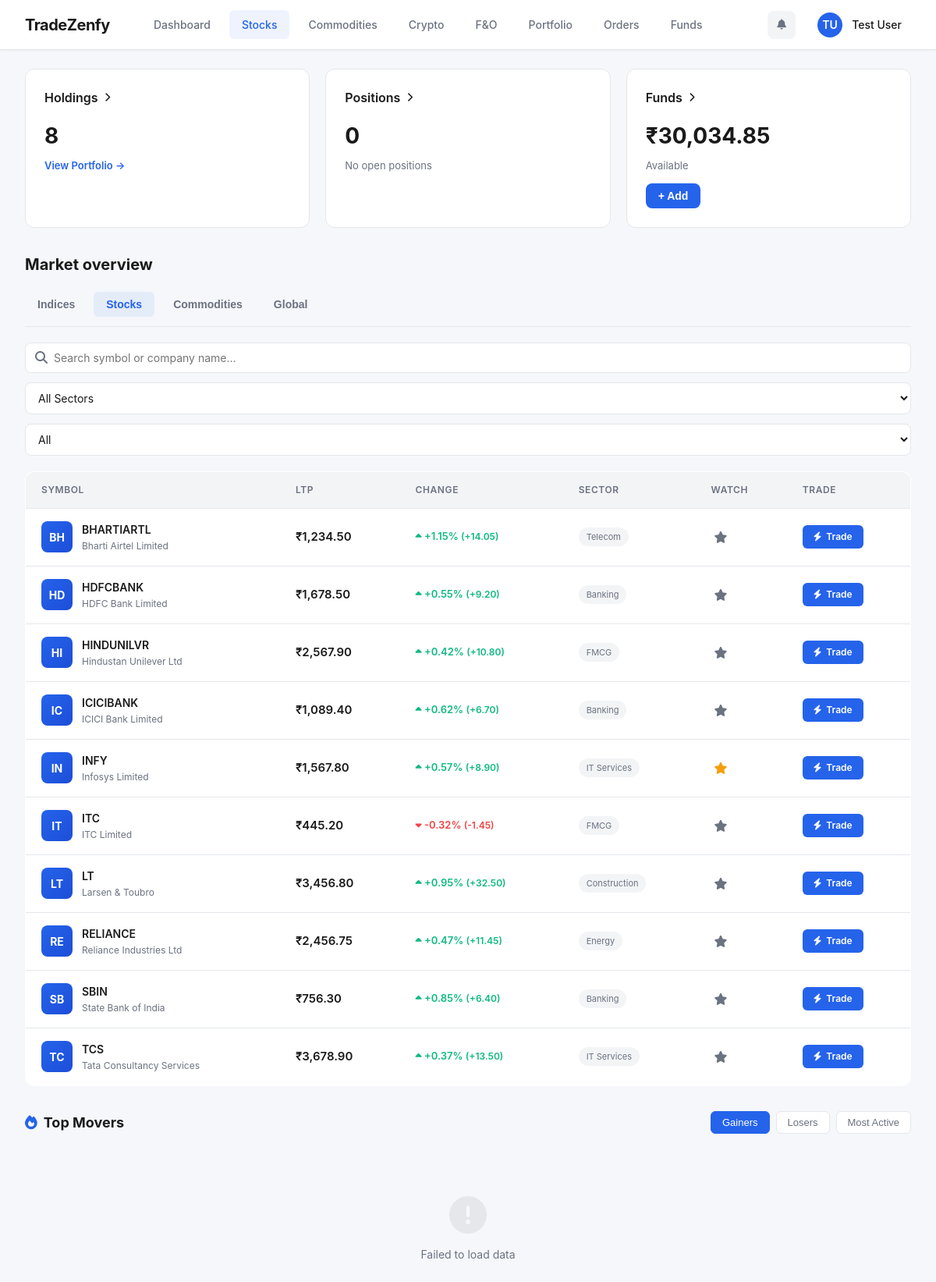
Screenshot of /stock-market.php (signed in) with the database file from the repository.
### tables this page shows
CREATE TABLE IF NOT EXISTS `account_registrations` (
  `id` int(11) NOT NULL AUTO_INCREMENT,
  `title` varchar(10) DEFAULT NULL,
  `first_name` varchar(100) NOT NULL,
  `last_name` varchar(100) NOT NULL,
  `email` varchar(255) NOT NULL,
  `username` varchar(100) NOT NULL,
  `password` varchar(255) NOT NULL,
  `dob` date DEFAULT NULL,
  `phone` varchar(20) DEFAULT NULL,
  `street` text DEFAULT NULL,
  `postal_code` varchar(20) DEFAULT NULL,
  `city` varchar(100) DEFAULT NULL,
  `country` varchar(100) DEFAULT NULL,
  `state_citizenship` varchar(100) DEFAULT NULL,
  `state_tax_residency` varchar(100) DEFAULT NULL,
  `tax_id` varchar(50) DEFAULT NULL,
  `employment_status` varchar(50) DEFAULT NULL,
  `trading_currency` varchar(50) DEFAULT 'INR',
  `annual_income` decimal(15,2) DEFAULT NULL,
  `net_worth` decimal(15,2) DEFAULT NULL,
  `source_of_wealth` text DEFAULT NULL,
  `initial_deposit` decimal(15,2) DEFAULT NULL,
  `status` enum('pending','approved','rejected') DEFAULT 'pending',
  `current_balance` decimal(15,2) DEFAULT 0.00,
  `portfolio_value` decimal(15,2) DEFAULT 0.00,
  `total_invested` decimal(15,2) DEFAULT 0.00,
  `total_pnl` decimal(15,2) DEFAULT 0.00,
  `is_blocked` tinyint(1) DEFAULT 0,
  `created_at` timestamp NOT NULL DEFAULT current_timestamp(),
  `updated_at` timestamp NOT NULL DEFAULT current_timestamp() ON UPDATE current_timestamp(),
  PRIMARY KEY (`id`),
  UNIQUE KEY `email` (`email`),
  UNIQUE KEY `username` (`username`)
);

CREATE TABLE IF NOT EXISTS `stocks` (
  `id` int(11) NOT NULL AUTO_INCREMENT,
  `symbol` varchar(20) NOT NULL,
  `name` varchar(255) NOT NULL,
  `exchange` varchar(20) DEFAULT 'NSE',
  `industry` varchar(100) DEFAULT NULL,
  `sector` varchar(100) DEFAULT NULL,
  `market_cap` bigint(20) DEFAULT NULL,
  `logo_url` varchar(500) DEFAULT NULL,
  `website` varchar(255) DEFAULT NULL,
  `ltp` decimal(10,2) DEFAULT 0.00,
  `change_percent` decimal(10,4) DEFAULT 0.0000,
  `previous_close` decimal(10,2) DEFAULT 0.00,
  `is_active` tinyint(1) DEFAULT 1,
  `created_at` timestamp NOT NULL DEFAULT current_timestamp(),
  `updated_at` timestamp NOT NULL DEFAULT current_timestamp() ON UPDATE current_timestamp(),
  PRIMARY KEY (`id`),
  UNIQUE KEY `unique_symbol` (`symbol`)
);

### includes/middleware.php (called while the page is built, shortened)
<?php
require_once __DIR__ . '/../config.php';
function requireUser(): array {
    $db   = getDB();
    $stmt = $db->prepare("SELECT id, first_name, last_name, email, username, status, current_balance, portfolio_value, total_pnl, is_blocked FROM account_registrations WHERE id = ?");
    $stmt->execute([$_SESSION['user_id']]);
    $user = $stmt->fetch();
    return $user;
}

### config.php (called while the page is built, shortened)
<?php
function formatINR(float $amount): string {
    return '₹' . number_format($amount, 2);
}

### includes/stock-logo-helper.php (called while the page is built, shortened)
<?php
function getStockLogoUrl($website, $size = 128) {
    return "https://www.google.com/s2/favicons?domain={$website}&sz={$size}";
}
function getStockLogoWithFallback($website, $symbol, $size = 64) {
    if (!empty($website)) {
        return getStockLogoUrl($website, $size);
    }
    return '';
}
?>

### stock-market.php (the view, shortened to what this page needs)
<?php
require_once __DIR__ . '/includes/middleware.php';
if (file_exists(__DIR__ . '/includes/stock-logo-helper.php')) {
    require_once __DIR__ . '/includes/stock-logo-helper.php';
}
$user = requireUser();
$db   = getDB();
$stmt = $db->prepare("
    SELECT s.id, s.symbol, s.name, s.website, s.exchange, s.sector,
           COALESCE(c.ltp, s.ltp) AS ltp,
           COALESCE(c.change_percent, s.change_percent) AS change_percent,
           s.previous_close
    FROM stocks s
    LEFT JOIN stock_price_cache c ON c.stock_id = s.id
    WHERE s.is_active = 1
    AND s.sector NOT IN ('Commodity', 'Index', 'Cryptocurrency')
    ORDER BY s.symbol ASC
");
$stmt->execute();
$stocks = $stmt->fetchAll();
$holdingsCount = $db->prepare("SELECT COUNT(*) FROM user_holdings WHERE user_id = ? AND quantity > 0");
$holdingsCount->execute([$user['id']]);
$holdingsCount = $holdingsCount->fetchColumn();
$pendingOrders = $db->prepare("SELECT COUNT(*) FROM user_orders WHERE user_id = ? AND status = 'PENDING'");
$pendingOrders->execute([$user['id']]);
$pendingOrders = $pendingOrders->fetchColumn();
$availableBalance = (float)$user['current_balance'];
?>
<!DOCTYPE html>
<html lang="en">
<head>
<link rel="stylesheet" href="https://cdnjs.cloudflare.com/ajax/libs/font-awesome/6.4.0/css/all.min.css">
<link rel="stylesheet" href="public/assets/css/groww-ui.css">
<link rel="stylesheet" href="public/assets/css/layout-new.css">
</head>
<body>
<?php include 'includes/user-top-nav.php'; ?>
<div class="main-content">
  <div class="summary-cards">
    <div class="summary-card">
      <div class="summary-card-header">
        <div class="summary-card-title">Holdings <i class="fa fa-chevron-right" style="font-size: 12px;"></i></div>
      </div>
      <div class="summary-card-value"><?= $holdingsCount ?></div>
      <div class="summary-card-subtitle">
        <?php if ($holdingsCount > 0): ?>
          <a href="user/portfolio.php" style="color: var(--primary); text-decoration: none; font-weight: 600;">View Portfolio →</a>
        <?php else: ?>
          No holdings yet
        <?php endif; ?>
      </div>
    </div>
    <div class="summary-card">
      <div class="summary-card-header">
        <div class="summary-card-title">Positions <i class="fa fa-chevron-right" style="font-size: 12px;"></i></div>
      </div>
      <div class="summary-card-value"><?= $pendingOrders ?></div>
      <div class="summary-card-subtitle">
        <?php if ($pendingOrders > 0): ?>
          <a href="user/orders.php" style="color: var(--primary); text-decoration: none; font-weight: 600;">View Orders →</a>
        <?php else: ?>
          No open positions
        <?php endif; ?>
      </div>
    </div>
    <div class="summary-card">
      <div class="summary-card-header">
        <div class="summary-card-title">Funds <i class="fa fa-chevron-right" style="font-size: 12px;"></i></div>
      </div>
      <div class="summary-card-value"><?= formatINR($availableBalance) ?></div>
      <div class="summary-card-subtitle">Available</div>
      <button class="summary-card-action" onclick="window.location.href='user/deposit.php'" style="margin-top: 12px;">
        + Add
      </button>
    </div>
  </div>
  <div class="market-section">
    <h2 class="market-section-title">Market overview</h2>
    <div class="market-tabs">
      <button class="market-tab" onclick="window.location.href='user/dashboard.php'">Indices</button>
      <button class="market-tab active">Stocks</button>
      <button class="market-tab" onclick="showComingSoon('commodities')">Commodities</button>
      <button class="market-tab" onclick="showComingSoon('global')">Global</button>
    </div>
    <div id="tab-stocks" class="tab-content">
      <div class="toolbar">
        <div class="search-wrap">
          <i class="fa fa-search"></i>
          <input type="text" id="searchInput" placeholder="Search symbol or company name…" oninput="filterTable()">
        </div>
        <select id="sectorFilter" onchange="filterTable()">
          <option value="">All Sectors</option>
        </select>
        <select id="changeFilter" onchange="filterTable()">
          <option value="">All</option>
        </select>
      </div>
      <table class="stock-table" id="stockTable">
        <thead>
          <tr>
            <th>Symbol</th>
            <th>LTP</th>
            <th>Change</th>
            <th>Sector</th>
            <th>Watch</th>
            <th>Trade</th>
          </tr>
        </thead>
        <tbody id="stockTbody">
          <?php foreach ($stocks as $s):
            $ltp    = (float)$s['ltp'];
            $chg    = (float)$s['change_percent'];
            $prev   = (float)$s['previous_close'];
            $chgVal = round($ltp - $prev, 2);
            $cls    = $chg > 0 ? 'positive' : ($chg < 0 ? 'negative' : '');
            $icon   = $chg > 0 ? 'fa-caret-up' : ($chg < 0 ? 'fa-caret-down' : 'fa-minus');
          ?>
          <tr class="stock-row"
              data-symbol="<?= $s['symbol'] ?>"
              data-name="<?= htmlspecialchars(strtolower($s['name'])) ?>"
              data-sector="<?= htmlspecialchars($s['sector']) ?>"
              data-change="<?= $chg ?>"
              onclick="goToStock(<?= $s['id'] ?>)">
            <td>
              <div class="stock-info">
                <?php
                $logoUrl = getStockLogoWithFallback($s['website'], $s['symbol'], 64);
                if ($logoUrl):
                ?>
                  <div class="stock-logo-placeholder" style="display:none"><?= strtoupper(substr($s['symbol'], 0, 2)) ?></div>
                <?php else: ?>
                  <div class="stock-logo-placeholder"><?= strtoupper(substr($s['symbol'], 0, 2)) ?></div>
                <?php endif; ?>
                <div>
                  <div class="stock-symbol"><?= htmlspecialchars($s['symbol']) ?></div>
                  <div class="stock-name"><?= htmlspecialchars($s['name']) ?></div>
                </div>
              </div>
            </td>
            <td>
              <div class="ltp" id="ltp-<?= $s['id'] ?>">₹<?= number_format($ltp, 2) ?></div>
            </td>
            <td>
              <div class="change <?= $cls ?>" id="chg-<?= $s['id'] ?>">
                <i class="fa <?= $icon ?>"></i>
                <?= ($chg >= 0 ? '+' : '') . number_format($chg, 2) ?>%
                <span style="font-size:12px">(<?= ($chgVal >= 0 ? '+' : '') . number_format($chgVal, 2) ?>)</span>
              </div>
            </td>
            <td><span class="sector-badge"><?= htmlspecialchars($s['sector'] ?? '—') ?></span></td>
            <td onclick="event.stopPropagation()">
              <button class="watch-btn <?= $s['in_watchlist'] ? 'active' : '' ?>" id="wbtn-<?= $s['id'] ?>" onclick="toggleWatch(<?= $s['id'] ?>)" title="<?= $s['in_watchlist'] ? 'Remove from watchlist' : 'Add to watchlist' ?>">
                <i class="fa fa-star"></i>
              </button>
            </td>
            <td onclick="event.stopPropagation()">
              <a href="stock-detail.php?id=<?= $s['id'] ?>" class="trade-btn"><i class="fa fa-bolt"></i> Trade</a>
            </td>
          </tr>
          <?php endforeach; ?>
        </tbody>
      </table>
    </div>
  </div>
  <div class="movers-section">
    <div class="movers-header">
      <h3 class="movers-title">
        <i class="fa fa-fire" style="color: var(--primary);"></i>
        Top Movers
      </h3>
      <div class="mover-tabs">
        <button class="mover-tab active" data-category="gainers" onclick="loadMovers('gainers')">Gainers</button>
        <button class="mover-tab" data-category="losers" onclick="loadMovers('losers')">Losers</button>
        <button class="mover-tab" data-category="most-active" onclick="loadMovers('most-active')">Most Active</button>
      </div>
    </div>
    <div id="movers-container">
    </div>
  </div>
</div>
</body>
</html>

### includes/user-top-nav.php (shortened to what this page needs)
<?php
$currentPage = basename($_SERVER['PHP_SELF'], '.php');
$inUser = strpos($_SERVER['PHP_SELF'], '/user/') !== false;
$rootPrefix = $inUser ? '../' : '';
$userPrefix = $inUser ? '' : 'user/';
$userInitials = strtoupper(substr($user['first_name'] ?? 'U', 0, 1) . substr($user['last_name'] ?? '', 0, 1));
$displayName = ($user['first_name'] ?? '') . ' ' . ($user['last_name'] ?? '');
?>
<nav class="top-nav">
  <div class="top-nav-left">
    <a href="<?= $userPrefix ?>dashboard.php" class="top-nav-logo">
      TradeZenfy
    </a>
    <div class="top-nav-links">
      <a href="<?= $userPrefix ?>dashboard.php" <?= $currentPage === 'dashboard' ? 'class="active"' : '' ?>>
        Dashboard
      </a>
      <a href="<?= $rootPrefix ?>stock-market.php" <?= in_array($currentPage, ['stock-market','stock-detail','index-detail']) ? 'class="active"' : '' ?>>
        Stocks
      </a>
      <a href="<?= $rootPrefix ?>commodity-market.php" <?= in_array($currentPage, ['commodity-market','commodity-detail']) ? 'class="active"' : '' ?>>
        Commodities
      </a>
      <a href="<?= $rootPrefix ?>crypto-market.php" <?= in_array($currentPage, ['crypto-market','crypto-detail']) ? 'class="active"' : '' ?>>
        Crypto
      </a>
      <a href="<?= $rootPrefix ?>fno-market.php" <?= in_array($currentPage, ['fno-market','fno-detail']) ? 'class="active"' : '' ?>>
        F&O
      </a>
      <a href="<?= $userPrefix ?>portfolio.php" <?= $currentPage === 'portfolio' ? 'class="active"' : '' ?>>
        Portfolio
      </a>
      <a href="<?= $userPrefix ?>orders.php" <?= $currentPage === 'orders' ? 'class="active"' : '' ?>>
        Orders
      </a>
      <a href="<?= $userPrefix ?>deposit.php" <?= in_array($currentPage, ['deposit','withdraw']) ? 'class="active"' : '' ?>>
        Funds
      </a>
    </div>
  </div>
  <div class="top-nav-right">
    <button class="nav-icon-btn" title="Notifications">
      <i class="fa fa-bell"></i>
    </button>
    <div class="nav-user-info" onclick="window.location.href='<?= $userPrefix ?>edit-profile.php'">
      <div class="nav-user-avatar"><?= $userInitials ?></div>
      <div class="nav-user-name"><?= htmlspecialchars($displayName) ?></div>
    </div>
  </div>
</nav>

### rows the page displays
account_registrations: userInitials "TU", displayName "Test User", current_balance "₹30,034.85"
stocks: symbol "BH", symbol "BHARTIARTL", name "Bharti Airtel Limited", ltp "1,234.50", chg "1.15", chgVal "14.05", sector "Telecom"
stocks: symbol "HD", symbol "HDFCBANK", name "HDFC Bank Limited", ltp "1,678.50", chg "0.55", chgVal "9.20", sector "Banking"
stocks: symbol "HI", symbol "HINDUNILVR", name "Hindustan Unilever Ltd", ltp "2,567.90", chg "0.42", chgVal "10.80", sector "FMCG"
stocks: symbol "IC", symbol "ICICIBANK", name "ICICI Bank Limited", ltp "1,089.40", chg "0.62", chgVal "6.70", sector "Banking"
stocks: symbol "IN", symbol "INFY", name "Infosys Limited", ltp "1,567.80", chg "0.57", chgVal "8.90", sector "IT Services"
stocks: symbol "IT", symbol "ITC", name "ITC Limited", ltp "445.20", chg "-0.32", chgVal "-1.45", sector "FMCG"
stocks: symbol "LT", name "Larsen & Toubro", ltp "3,456.80", chg "0.95", chgVal "32.50", sector "Construction"
stocks: symbol "RE", symbol "RELIANCE", name "Reliance Industries Ltd", ltp "2,456.75", chg "0.47", chgVal "11.45", sector "Energy"
stocks: symbol "SB", symbol "SBIN", name "State Bank of India", ltp "756.30", chg "0.85", chgVal "6.40", sector "Banking"
stocks: symbol "TC", symbol "TCS", name "Tata Consultancy Services", ltp "3,678.90", chg "0.37", chgVal "13.50", sector "IT Services"

### other values shown
$holdingsCount "8"
$pendingOrders "0"
